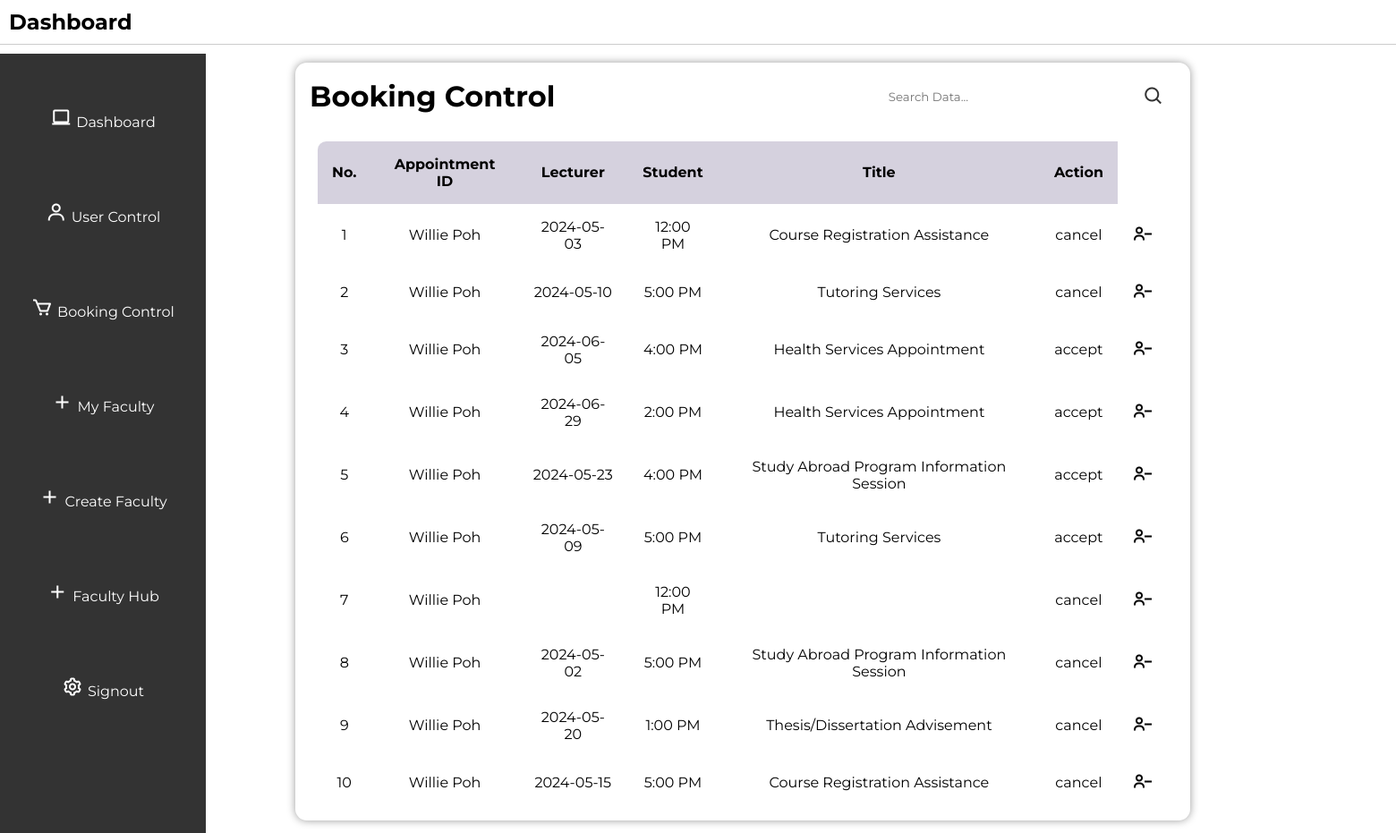
The app's page /appointmentcontrol with its own data.
### tables this page shows
CREATE TABLE appointments (
        id INTEGER PRIMARY KEY AUTOINCREMENT,
        student INTEGER NOT NULL,
        lecturer INTEGER NOT NULL,
        appointment_date TEXT NOT NULL,
        appointment_time TEXT NOT NULL,
        purpose TEXT NOT NULL,
        status TEXT NOT NULL,
        FOREIGN KEY (student) REFERENCES users (username),
        FOREIGN KEY (lecturer) REFERENCES users (username)
    );

### app.py (the view)
@app.route("/appointmentcontrol", methods=["GET", "POST"])
def appointmentcontrol():
    conn = get_db_connection()
    cursor = conn.cursor()
    cursor.execute(
        "SELECT id, lecturer, student, appointment_date, purpose, status, appointment_time FROM appointments"
    )
    appointments = cursor.fetchall()
    cursor.close()
    conn.close()
    return render_template("appointment_control.html", appointments=appointments)

### app.py (called while the page is built)
def get_db_connection():
    con = sqlite3.connect("database.db")
    con.row_factory = sqlite3.Row
    return con

### templates/appointment_control.html (shortened to what this page needs)
<!DOCTYPE html>
<html lang="en">
<head>
    <link rel="stylesheet" href="../static/style.css">
    <link href='https://unpkg.com/boxicons@2.1.4/css/boxicons.min.css'rel='stylesheet'>
</head>
<body>
    <header>
        <h2>Dashboard</h2>
    </header>
    <div class="sidebar">
        <ul>
            <li><i class='bx bx-laptop'></i><a href="/admin">Dashboard</a></li>
            <li><i class='bx bx-user'></i><a href="/usercontrol">User Control</a></li>
            <li><i class='bx bx-cart'></i><a href="/appointmentcontrol">Booking Control</a></li>
            <li><i class='bx bx-plus'></i><a href="/faculty">My Faculty</a></li>
            <li><i class='bx bx-plus'></i><a href="/createfacultyhub">Create Faculty</a></li>
            <li><i class='bx bx-plus'></i><a href="/facultyhub">Faculty Hub</a></li>
            <li><i class='bx bx-cog' ></i><a href="/logout">Signout</a></li>
        </ul>
    </div>
    <div class="user-main">
        <div class="table" id="customers_table">
            <div class="table__header">
                <h1>Booking Control</h1>
                <div class="input-group">
                    <input type="search" placeholder="Search Data...">
                    <i class='bx bx-search'></i>
                </div>
            </div>
            <div class="table__body">
                <table>
                    <thead>
                        <tr>
                            <th> No. </th>
                            <th> Appointment ID </th>
                            <th> Lecturer </th>
                            <th> Student </th>
                            <th> Title </th>
                            <th> Action </th>
                        </tr>
                    </thead>
                    <tbody>
                        {% for appointment in appointments %}
                        <tr>
                            <td>{{ loop.index }}</td>
                            <td>{{ appointment['lecturer'] }}</td>
                            <td>{{ appointment['appointment_date'] }}</td>
                            <td>{{ appointment['appointment_time'] }}</td>
                            <td>{{ appointment['purpose'] }}</td>
                            <td>{{ appointment['status'] }}</td>
                            <td>
                                <form method="post" action="/delete_booking">
                                    <button type="submit"><i class='bx bx-user-minus'></i></button>
                                </form>
                            </td>
                        </tr>
                        {% endfor %}
                    </tbody>
                </table>
            </div>
        </div>
    </div>
</body>
</html>

### static/style.css (style rules this page uses)
* { margin: 0; padding: 0; box-sizing: border-box; font-family: 'Montserrat'; }
body { font-family: 'Montserrat', sans-serif; background-color: white; justify-content: center; align-items: center; margin: 0; padding: 0; min-width: 100vh; }
.bx { font-size: 24px; color: #333; }
header { display: flex; justify-content: space-between; align-items: center; padding: 10px; background-color: #ffffff; border-bottom: 1px solid #ccc; position: relative; top: 0; width: 100%; }
header h2 { font-size: 24px; }
.sidebar { height: calc(200vh - 60px); width: 230px; position: absolute; top: 60px; left: 0; background-color: #333; padding-top: 20px; overflow-y: auto; }
.sidebar ul { list-style-type: none; }
.sidebar ul li { padding: 40px 0; text-align: center; }
.sidebar ul li a { color: #fff; text-decoration: none; }
.sidebar i { color: white; margin-right: 5px; }
.table { position: relative; width: 1000px; box-shadow: 0 0 10px rgba(0, 0, 0, 0.4); border-radius: 12.8px; display: flex; justify-content: center; flex-direction: column; margin-top: 20px; left: 20%; }
.table__header { width: 100%; height: 10%; padding: 12.8px 16px; display: flex; justify-content: space-between; align-items: center; }
.table__header .input-group { width: 35%; height: 100%; padding: 12.8px; border-radius: 32px; display: flex; justify-content: center; align-items: center; transition: .2s; }
.table__header .input-group input { width: 100%; padding: 0 8px 0 4.8px; background-color: transparent; border: none; outline: none; }
.table__body { width: 95%; max-height: calc(89vh - 16px); background-color: #fffb; margin: 12.8px auto; border-radius: 9.6px; overflow: auto; overflow: overlay; }
table { width: 100%; }
table, th, td { border-collapse: collapse; padding: 16px; text-align: center; }
thead th { position: sticky; top: 0; left: 0; background-color: #d5d1defe; text-transform: capitalize; }
.table__body button { background-color: transparent; border: none; color: black; justify-content: center; }
.table__body i { border: none; color: black; }

### records on screen
appointments: lecturer "Willie Poh", appointment_date "2024-05-03", appointment_time "12:00 PM", purpose "Course Registration Assistance", status "cancel"
appointments: lecturer "Willie Poh", appointment_date "2024-05-10", appointment_time "5:00 PM", purpose "Tutoring Services", status "cancel"
appointments: lecturer "Willie Poh", appointment_date "2024-06-05", appointment_time "4:00 PM", purpose "Health Services Appointment", status "accept"
appointments: lecturer "Willie Poh", appointment_date "2024-06-29", appointment_time "2:00 PM", purpose "Health Services Appointment", status "accept"
appointments: lecturer "Willie Poh", appointment_date "2024-05-23", appointment_time "4:00 PM", purpose "Study Abroad Program Information Session", status "accept"
appointments: lecturer "Willie Poh", appointment_date "2024-05-09", appointment_time "5:00 PM", purpose "Tutoring Services", status "accept"
appointments: lecturer "Willie Poh", appointment_time "12:00 PM", status "cancel"
appointments: lecturer "Willie Poh", appointment_date "2024-05-02", appointment_time "5:00 PM", purpose "Study Abroad Program Information Session", status "cancel"
appointments: lecturer "Willie Poh", appointment_date "2024-05-20", appointment_time "1:00 PM", purpose "Thesis/Dissertation Advisement", status "cancel"
appointments: lecturer "Willie Poh", appointment_date "2024-05-15", appointment_time "5:00 PM", purpose "Course Registration Assistance", status "cancel"
